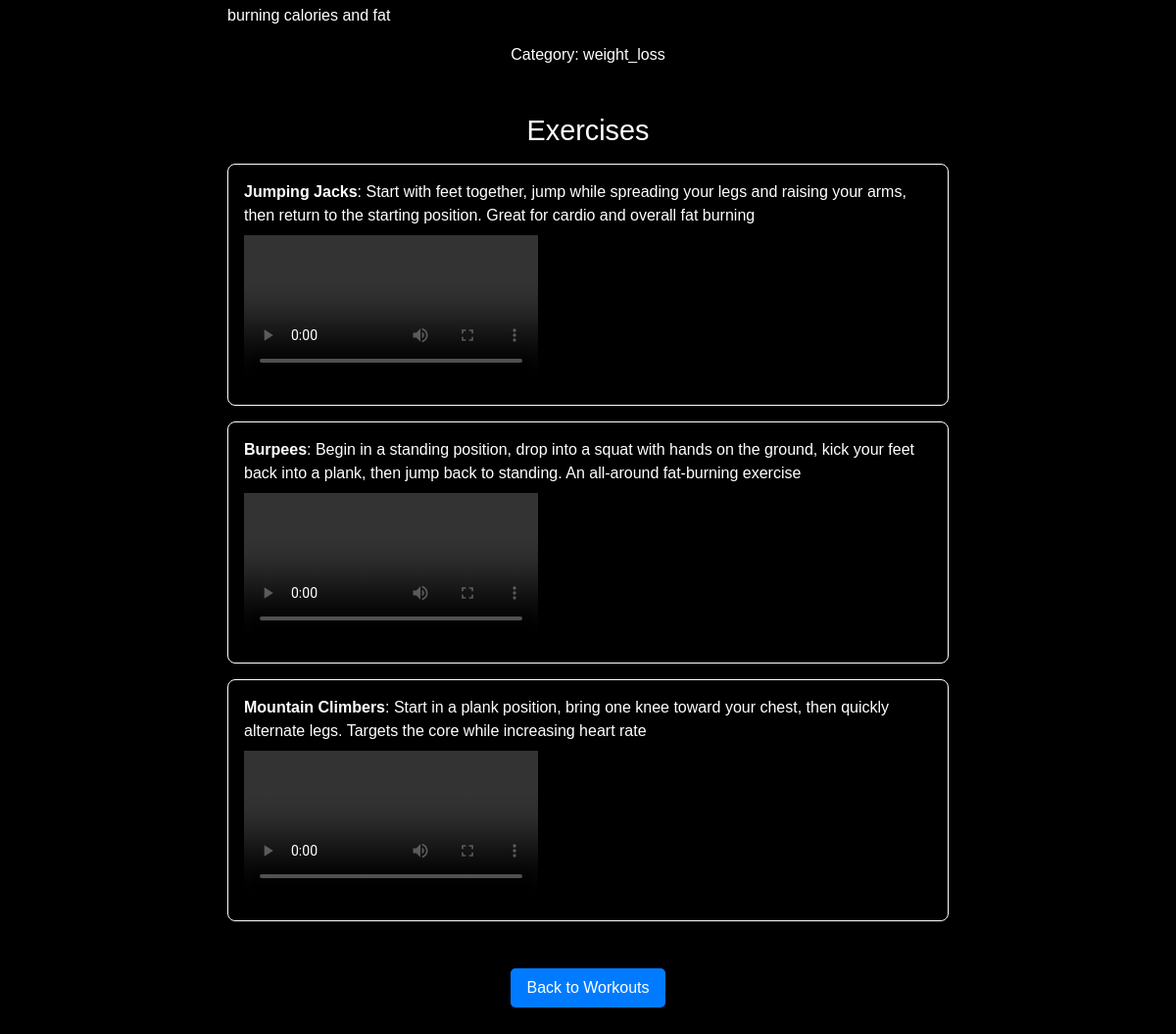
The app's page /workouts/4/ with its own data.
### fitnessapp/models.py (models this page shows, shortened)
class Workout(models.Model):
    title = models.CharField(max_length=100)
    description = models.TextField()
    video_url = models.URLField(max_length=200, blank=True, null=True)
    category = models.CharField(max_length=50, choices=[('weight_gain', 'Weight Gain'), ('weight_loss', 'Weight Loss')])

class Exercise(models.Model):
    workout = models.ForeignKey(Workout, on_delete=models.CASCADE, related_name='exercises')
    name = models.CharField(max_length=100)
    description = models.TextField()
    video_url = models.URLField(max_length=200, blank=True, null=True)

### fitnessapp/views.py (the view)
# urls.py: path('workouts/<int:workout_id>/', views.workout_detail, name='workout_detail'),
def workout_detail(request, workout_id):
    workout = get_object_or_404(Workout, pk=workout_id)
    return render(request, 'workout_detail.html', {'workout': workout})

### templates/workout_detail.html (shortened to what this page needs)
{% extends 'base.html' %}
{% block content %}
<div class="content-container">
    <p>{{ workout.description }}</p>
    <p>Category: {{ workout.category }}</p>
    <h3>Exercises</h3>
    <ul class="exercise-list">
        {% for exercise in workout.exercises.all %}
            <li class="exercise-item">
                <strong>{{ exercise.name }}</strong>: {{ exercise.description }}
                {% if exercise.video_url %}
                    <br>
                    <video class="exercise-video" controls>
                        <source src="{{ exercise.video_url }}" type="video/mp4">
                    </video>
                {% endif %}
            </li>
        {% endfor %}
    </ul>
    <a class="back-link" href="{% url 'workout_list' %}">Back to Workouts</a>
</div>
{% endblock %}

### static/css/style.css (style rules this page uses)
body { background-image: url('/path/to/your/background-image.jpg'); background-size: cover; background-position: center; font-family: Arial, sans-serif; color: #fff; margin: 0; padding: 0; }
.content-container { display: flex; flex-direction: column; align-items: center; justify-content: center; max-width: 800px; margin: 2rem auto; padding: 2rem; background-color: rgba(0, 0, 0, 0.7); border-radius: 8px; }
h3 { font-size: 1.8rem; margin-top: 2rem; margin-bottom: 1rem; }
.exercise-list { list-style-type: none; padding: 0; }
.exercise-item { margin-bottom: 1rem; }
.exercise-video { max-width: 100%; height: auto; margin-top: 0.5rem; }
.back-link { display: inline-block; margin-top: 2rem; padding: 0.5rem 1rem; background-color: #007bff; color: #fff; text-decoration: none; border-radius: 5px; }

### static/css/base.css (style rules this page uses)
html, body { height: 100%; margin: 0; padding: 0; }
body { display: flex; align-items: center; justify-content: center; background-color: black; font-family: Arial, sans-serif; padding-top: 1rem; }
a { color: #007bff; text-decoration: none; }

### static/css/home_style.css (style rules this page uses)
body { background-image: url('/path/to/your/background-image.jpg'); background-size: cover; background-position: center; font-family: Arial, sans-serif; color: #fff; margin: 0; padding: 0; }

### static/css/workout_list_style.css (style rules this page uses)
body { background-image: url('/path/to/your/background-image.jpg'); background-size: cover; background-position: center; font-family: Arial, sans-serif; color: #fff; margin: 0; padding: 0; }
ul { list-style-type: none; padding: 0; }
ul li { margin-bottom: 1rem; }
.back-link { display: inline-block; margin-top: 2rem; padding: 0.5rem 1rem; background-color: #007bff; color: #fff; text-decoration: none; border-radius: 5px; transition: background-color 0.3s; }

### static/css/diet_list_style.css (style rules this page uses)
body { background-image: url('/path/to/your/background-image.jpg'); background-size: cover; background-position: center; font-family: Arial, sans-serif; color: #fff; margin: 0; padding: 0; }
ul { list-style-type: none; padding: 0; margin: 0; max-height: 70vh; overflow-y: auto; }
ul li { background-color: rgba(0, 0, 0, 0.6); border: 1px solid #fff; border-radius: 8px; padding: 1rem; margin-bottom: 1.5rem; box-shadow: 0 4px 8px rgba(0, 0, 0, 0.5); text-align: left; }
.back-link { display: inline-block; margin-top: 2rem; padding: 0.5rem 1rem; background-color: #007bff; color: #fff; text-decoration: none; border-radius: 5px; transition: background-color 0.3s; }

### records on screen
Workout: category "weight_loss"
Exercise: name "Jumping Jacks", description "Start with feet together, jump while spreading your legs and raising your arms, then return to the starting position. Great for cardio and overall fat burning"
Exercise: name "Burpees", description "Begin in a standing position, drop into a squat with hands on the ground, kick your feet back into a plank, then jump back to standing. An all-around fat-burning exercise"
Exercise: name "Mountain Climbers", description "Start in a plank position, bring one knee toward your chest, then quickly alternate legs. Targets the core while increasing heart rate"
